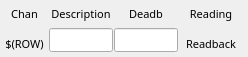
<?xml version="1.0" encoding="UTF-8"?>
<ui version="4.0">
 <class>EFrame</class>
 <widget class="QEFrame" name="EFrame">
  <property name="geometry">
   <rect>
    <x>0</x>
    <y>0</y>
    <width>248</width>
    <height>57</height>
   </rect>
  </property>
  <property name="sizeIncrement">
   <size>
    <width>1</width>
    <height>1</height>
   </size>
  </property>
  <property name="windowTitle">
   <string>EFrame</string>
  </property>
  <layout class="QVBoxLayout" name="verticalLayout">
   <property name="spacing">
    <number>1</number>
   </property>
   <property name="margin">
    <number>5</number>
   </property>
   <item>
    <layout class="QHBoxLayout" name="horizontalLayout" stretch="1,2,2,2">
     <property name="spacing">
      <number>1</number>
     </property>
     <item>
      <layout class="QVBoxLayout" name="verticalLayout_5" stretch="1,9,9,9">
       <property name="spacing">
        <number>1</number>
       </property>
       <property name="rightMargin">
        <number>4</number>
       </property>
       <item>
        <spacer name="verticalSpacer">
         <property name="orientation">
          <enum>Qt::Vertical</enum>
         </property>
         <property name="sizeHint" stdset="0">
          <size>
           <width>20</width>
           <height>40</height>
          </size>
         </property>
        </spacer>
       </item>
       <item>
        <widget class="QLabel" name="label_10">
         <property name="sizePolicy">
          <sizepolicy hsizetype="Preferred" vsizetype="Preferred">
           <horstretch>0</horstretch>
           <verstretch>0</verstretch>
          </sizepolicy>
         </property>
         <property name="font">
          <font>
           <family>Abyssinica SIL</family>
           <pointsize>8</pointsize>
          </font>
         </property>
         <property name="text">
          <string>Chan</string>
         </property>
         <property name="alignment">
          <set>Qt::AlignCenter</set>
         </property>
        </widget>
       </item>
       <item>
        <spacer name="verticalSpacer_2">
         <property name="orientation">
          <enum>Qt::Vertical</enum>
         </property>
         <property name="sizeHint" stdset="0">
          <size>
           <width>20</width>
           <height>40</height>
          </size>
         </property>
        </spacer>
       </item>
       <item>
        <widget class="QESubstitutedLabel" name="qesubstitutedlabel">
         <property name="font">
          <font>
           <family>Abyssinica SIL</family>
           <pointsize>8</pointsize>
          </font>
         </property>
         <property name="text">
          <string>$(ROW)</string>
         </property>
         <property name="alignment">
          <set>Qt::AlignCenter</set>
         </property>
         <property name="labelText" stdset="0">
          <string>$(ROW)</string>
         </property>
        </widget>
       </item>
      </layout>
     </item>
     <item>
      <layout class="QVBoxLayout" name="verticalLayout_3" stretch="1,9,9,9">
       <property name="spacing">
        <number>1</number>
       </property>
       <item>
        <spacer name="verticalSpacer_7">
         <property name="orientation">
          <enum>Qt::Vertical</enum>
         </property>
         <property name="sizeHint" stdset="0">
          <size>
           <width>20</width>
           <height>40</height>
          </size>
         </property>
        </spacer>
       </item>
       <item>
        <widget class="QLabel" name="label_8">
         <property name="sizePolicy">
          <sizepolicy hsizetype="Preferred" vsizetype="Preferred">
           <horstretch>0</horstretch>
           <verstretch>0</verstretch>
          </sizepolicy>
         </property>
         <property name="font">
          <font>
           <family>Abyssinica SIL</family>
           <pointsize>8</pointsize>
          </font>
         </property>
         <property name="text">
          <string>Description</string>
         </property>
         <property name="alignment">
          <set>Qt::AlignCenter</set>
         </property>
        </widget>
       </item>
       <item>
        <spacer name="verticalSpacer_8">
         <property name="orientation">
          <enum>Qt::Vertical</enum>
         </property>
         <property name="sizeHint" stdset="0">
          <size>
           <width>20</width>
           <height>40</height>
          </size>
         </property>
        </spacer>
       </item>
       <item>
        <widget class="QELineEdit" name="qelineedit_17">
         <property name="sizePolicy">
          <sizepolicy hsizetype="Preferred" vsizetype="Preferred">
           <horstretch>0</horstretch>
           <verstretch>0</verstretch>
          </sizepolicy>
         </property>
         <property name="font">
          <font>
           <family>Abyssinica SIL</family>
           <pointsize>8</pointsize>
          </font>
         </property>
         <property name="alignment">
          <set>Qt::AlignCenter</set>
         </property>
         <property name="variable" stdset="0">
          <string>$(P)GalilAi$(ROW)_MON.DESC</string>
         </property>
         <property name="variableSubstitutions" stdset="0">
          <string/>
         </property>
        </widget>
       </item>
      </layout>
     </item>
     <item>
      <layout class="QVBoxLayout" name="verticalLayout_2" stretch="1,9,9,9">
       <property name="spacing">
        <number>1</number>
       </property>
       <item>
        <spacer name="verticalSpacer_3">
         <property name="orientation">
          <enum>Qt::Vertical</enum>
         </property>
         <property name="sizeHint" stdset="0">
          <size>
           <width>20</width>
           <height>40</height>
          </size>
         </property>
        </spacer>
       </item>
       <item>
        <widget class="QLabel" name="label_7">
         <property name="sizePolicy">
          <sizepolicy hsizetype="Preferred" vsizetype="Preferred">
           <horstretch>0</horstretch>
           <verstretch>0</verstretch>
          </sizepolicy>
         </property>
         <property name="font">
          <font>
           <family>Abyssinica SIL</family>
           <pointsize>8</pointsize>
          </font>
         </property>
         <property name="text">
          <string>Deadb</string>
         </property>
         <property name="alignment">
          <set>Qt::AlignCenter</set>
         </property>
        </widget>
       </item>
       <item>
        <spacer name="verticalSpacer_4">
         <property name="orientation">
          <enum>Qt::Vertical</enum>
         </property>
         <property name="sizeHint" stdset="0">
          <size>
           <width>20</width>
           <height>40</height>
          </size>
         </property>
        </spacer>
       </item>
       <item>
        <widget class="QELineEdit" name="qelineedit_16">
         <property name="sizePolicy">
          <sizepolicy hsizetype="Preferred" vsizetype="Preferred">
           <horstretch>0</horstretch>
           <verstretch>0</verstretch>
          </sizepolicy>
         </property>
         <property name="font">
          <font>
           <family>Abyssinica SIL</family>
           <pointsize>8</pointsize>
          </font>
         </property>
         <property name="alignment">
          <set>Qt::AlignCenter</set>
         </property>
         <property name="variable" stdset="0">
          <string>$(P)GalilAi$(ROW)Deadb_SP</string>
         </property>
         <property name="variableSubstitutions" stdset="0">
          <string/>
         </property>
         <property name="addUnits">
          <bool>true</bool>
         </property>
        </widget>
       </item>
      </layout>
     </item>
     <item>
      <layout class="QVBoxLayout" name="verticalLayout_4" stretch="1,9,9,9">
       <property name="spacing">
        <number>1</number>
       </property>
       <item>
        <spacer name="verticalSpacer_5">
         <property name="orientation">
          <enum>Qt::Vertical</enum>
         </property>
         <property name="sizeHint" stdset="0">
          <size>
           <width>20</width>
           <height>40</height>
          </size>
         </property>
        </spacer>
       </item>
       <item>
        <widget class="QLabel" name="label_9">
         <property name="sizePolicy">
          <sizepolicy hsizetype="Preferred" vsizetype="Preferred">
           <horstretch>0</horstretch>
           <verstretch>0</verstretch>
          </sizepolicy>
         </property>
         <property name="font">
          <font>
           <family>Abyssinica SIL</family>
           <pointsize>8</pointsize>
          </font>
         </property>
         <property name="text">
          <string>Reading</string>
         </property>
         <property name="alignment">
          <set>Qt::AlignCenter</set>
         </property>
        </widget>
       </item>
       <item>
        <spacer name="verticalSpacer_6">
         <property name="orientation">
          <enum>Qt::Vertical</enum>
         </property>
         <property name="sizeHint" stdset="0">
          <size>
           <width>20</width>
           <height>40</height>
          </size>
         </property>
        </spacer>
       </item>
       <item>
        <widget class="QELabel" name="qelabel_3">
         <property name="sizePolicy">
          <sizepolicy hsizetype="Preferred" vsizetype="Preferred">
           <horstretch>0</horstretch>
           <verstretch>0</verstretch>
          </sizepolicy>
         </property>
         <property name="font">
          <font>
           <family>Abyssinica SIL</family>
           <pointsize>8</pointsize>
          </font>
         </property>
         <property name="frameShape">
          <enum>QFrame::NoFrame</enum>
         </property>
         <property name="alignment">
          <set>Qt::AlignCenter</set>
         </property>
         <property name="variable" stdset="0">
          <string>$(P)GalilAi$(ROW)_MON</string>
         </property>
         <property name="variableSubstitutions" stdset="0">
          <string/>
         </property>
         <property name="notation" stdset="0">
          <enum>QELabel::Fixed</enum>
         </property>
         <property name="text">
          <string>Readback</string>
         </property>
        </widget>
       </item>
      </layout>
     </item>
    </layout>
   </item>
  </layout>
 </widget>
 <customwidgets>
  <customwidget>
   <class>QELabel</class>
   <extends>QLabel</extends>
   <header>QELabel.h</header>
  </customwidget>
  <customwidget>
   <class>QELineEdit</class>
   <extends>QLineEdit</extends>
   <header>QELineEdit.h</header>
  </customwidget>
  <customwidget>
   <class>QESubstitutedLabel</class>
   <extends>QLabel</extends>
   <header>QESubstitutedLabel.h</header>
  </customwidget>
  <customwidget>
   <class>QEFrame</class>
   <extends>QFrame</extends>
   <header>QEFrame.h</header>
   <container>1</container>
  </customwidget>
 </customwidgets>
 <resources/>
 <connections/>
</ui>
